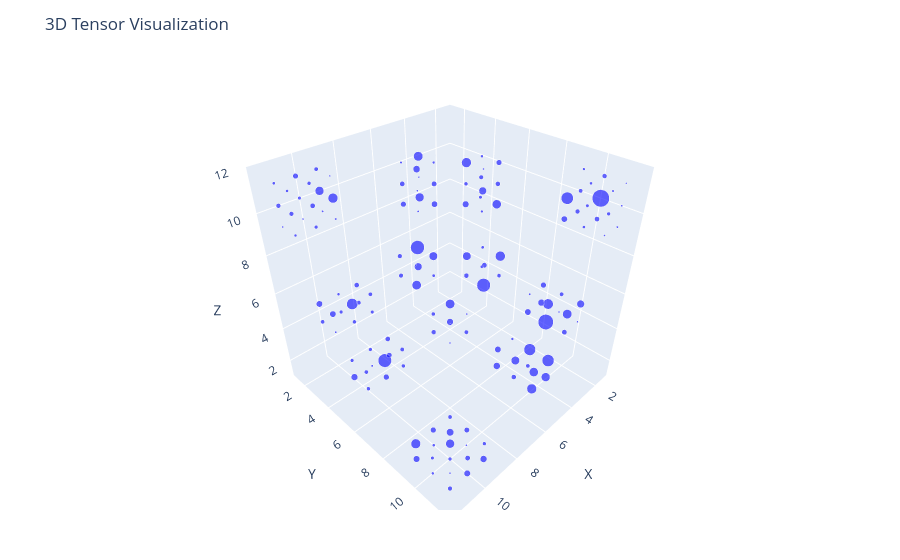

Notebook cell for this chart:
### Markdown cell above
## Step 7: Stratification

Now we finally get to applying the Dleto(chisel) algorithms.  We will be using the universal derivation chisel of valence 3 which is select by command `toSurfaceTensor`.  You just give it a tensor and you get back a tensor along with a new change of basis.

Let us begin with the radius 5 sphere.  You will notice that we did not reconstruct a sphere.  Instead you will see thick boxes approximating one octant of a sphere.  This is because a sphere is not the type of surface that is stable under Dleto chiselling.  In particular Dleto does not distinguish between antipodal points along each axis.  So the effect is that the sphere has been folded in half along the x-axis to make a hemisphere twice as thick, then along the y-axis to make a quarter sphere 4 times as thick, and then along the z-axis to make an octant 8 times as thick. For a discreted sphere there may be fewer than 8 points in alignment which means the blocks may be thinner.

A further artifact of is that the sphere was discrete, and with small radius 5 those discrete effects fold up into more noticeable block shapes.  

Finally, the algorithm uses a small amount of randomized methods to improve performance. 
Try re-running the cell a few times and watch what happens.  If you notice a few blocks being reordered, this is an effect cause by the randomized selection of solution.  The random choices make subtle rounding differences which can in close cases permute adjecent blocks.  For a highly discrete surface like the radius 5 sphere these permutation may be more noticeable but they still cluster along a discrete 8-think octant of a sphere.  With higher resolutions these permutations become less perceptible.

### Code cell
recovered_sphere5=toSurfaceTensor(hidden_sphere5.tensor)
plotTensor(recovered_sphere5.tensor, 0.01)

### Figure 1 — Plotly figure (JSON) as saved in the notebook; plotly's stock layout.template omitted (floating-point values rounded to 4 significant figures; data arrays with more than 128 entries replaced by an {"elided": "..."} marker saying what was removed)
{"data": [{"marker": {"color": "blue", "opacity": 0.6, "size": {"elided": "148 float values"}}, "mode": "markers", "type": "scatter3d", "x": {"elided": "148 int values"}, "y": {"elided": "148 int values"}, "z": {"elided": "148 int values"}}], "layout": {"margin": {"b": 50, "l": 50, "r": 50, "t": 60}, "scene": {"aspectmode": "cube", "xaxis": {"range": [1, 12], "title": "X"}, "yaxis": {"range": [1, 12], "title": "Y"}, "zaxis": {"range": [1, 12], "title": "Z"}}, "title": "3D Tensor Visualization"}}
